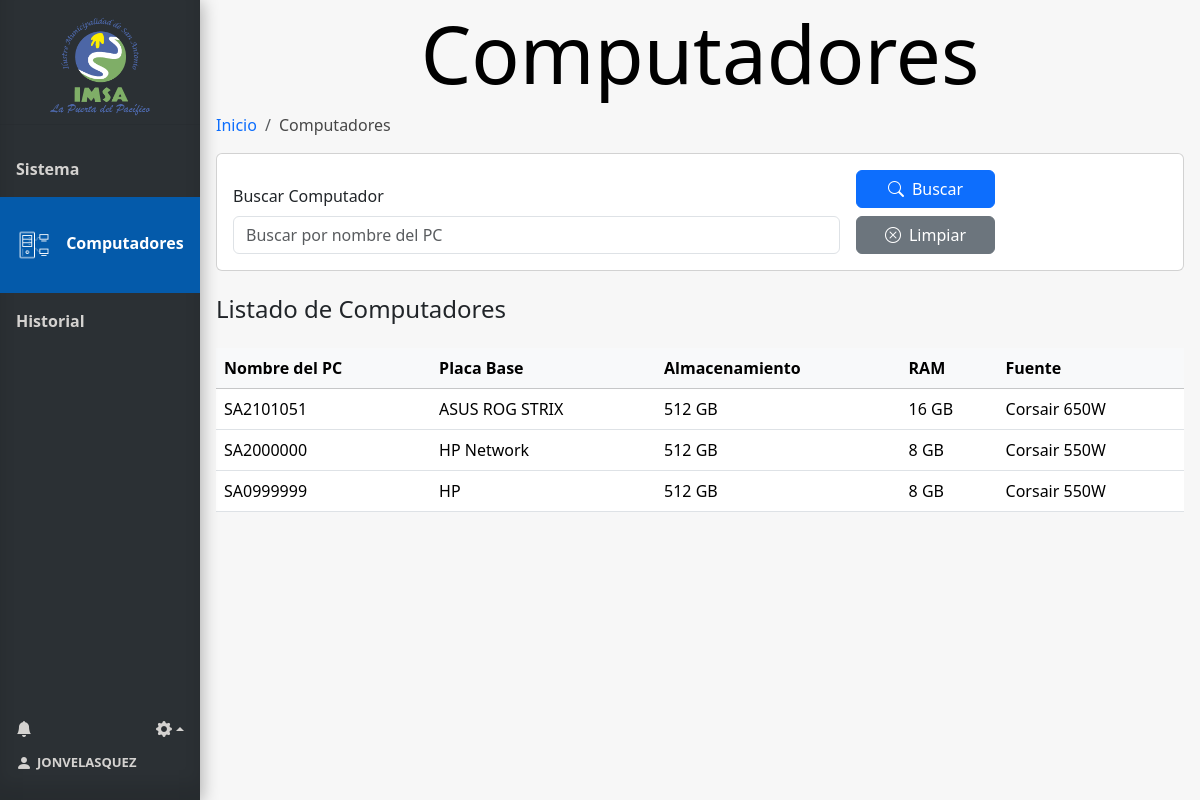
The app's page /computadores (signed in) with its own data.
### tables this page shows
CREATE TABLE Usuario (
    Id_usuario INTEGER PRIMARY KEY AUTOINCREMENT,
    Nombre_user VARCHAR(100),
    Email VARCHAR(100),
    Psw VARCHAR(100),
    id_tipo_usuario INTEGER,
    FOREIGN KEY (id_tipo_usuario) REFERENCES Tipo_usuario(id_tipo_usuario)
);

CREATE TABLE Pc (
    Id_pc INTEGER PRIMARY KEY AUTOINCREMENT,
    Nombre_pc VARCHAR(100),
    Placa VARCHAR(50),
    Almacenamiento INTEGER,  -- en GB
    Ram INTEGER,    -- en GB
    Fuente VARCHAR(100)
);

### app.py (the view)
@app.route('/computadores', methods=['GET'])
@login_required
def computadores():
    conn = get_db_connection()
    form = CrearComputadorForm()
    search_query = request.args.get('search', '')
    query = "SELECT * FROM Pc Where 1 = 1"
    params = []
    if search_query:
        query += ' AND Pc.Nombre_pc LIKE ?'
        params.extend(['%' + search_query + '%'])
    filtro_pcs = conn.execute(query, params).fetchall()
    conn.close()
    user=current_user
    num_notificaciones_totales = get_total_notifications(user.id)
    info_notificaciones = get_info_notifications(user.id)
    return render_template('computadores.html', form=form, filtro_pcs=filtro_pcs,  user=user, num_notificaciones_totales=num_notificaciones_totales, info_notificaciones=info_notificaciones)

### forms.py
class CrearComputadorForm(FlaskForm):
    nombre_computador = StringField('Nombre del Computador', validators=[DataRequired()])
    nombre_placa = StringField('Nombre de Placa', validators=[DataRequired()])
    disco = IntegerField('Total Almacenamiento (GB)', validators=[DataRequired()])
    ram = IntegerField('Total de Ram (GB)', validators=[DataRequired()])
    fuente = StringField('Fuente de Poder', validators=[DataRequired()])
    submit = SubmitField('Guardar')

### app.py (called while the page is built)
@login_manager.user_loader
def load_user(user_id):
    return Usuario.get_by_id(user_id)

def get_db_connection():
    conn = sqlite3.connect('database.db')
    conn.row_factory = sqlite3.Row
    return conn

def get_total_notifications(user_id):
    conn = get_db_connection()
    total_notifications = conn.execute(
        'SELECT COUNT(*) FROM Notificaciones WHERE id_usuario = ?  AND leido = false',
        (user_id,)
    ).fetchone()[0]
    conn.close()
    return total_notifications

def get_info_notifications(user_id):
    conn = get_db_connection()
    info_notifiaciones= conn.execute(
        'SELECT * FROM Notificaciones WHERE id_usuario = ? ORDER BY id_notificacion DESC LIMIT 8',
        (user_id,)
    ).fetchall()
    conn.close()
    return info_notifiaciones

### model.py (called while the page is built)
def get_db_connection():
    conn = sqlite3.connect('database.db')
    conn.row_factory = sqlite3.Row
    return conn

    @staticmethod
    def get_by_id(id_usuario):
        conn = get_db_connection()
        user_data = conn.execute('SELECT * FROM Usuario WHERE Id_usuario = ?', (id_usuario,)).fetchone()
        conn.close()
        if user_data:
            return Usuario(
                user_data['Id_usuario'],
                user_data['Nombre_user'],
                user_data['Email'],
                user_data['Psw'],
                user_data['id_tipo_usuario']
            )
        return None

### templates/computadores.html (shortened to what this page needs)
{% extends 'base.html' %}
{% block head %}
<link rel="stylesheet" href="{{ url_for('static', filename='css/style_computadores.css') }}">
{% endblock %}
{% block content %}
<h1 class="block-effect" style="--td:0.3s">
    <div class="block-reveal" style="--bc: #2b3034; --d: 0.5s">Computadores</div>
</h1>
{% block breadcrumb %}
<nav aria-label="breadcrumb">
    <ol class="breadcrumb">
        <li class="breadcrumb-item"><a href="{{ url_for('index') }}">Inicio</a></li>
        <li class="breadcrumb-item active" aria-current="page">Computadores</li>
    </ol>
</nav>
{% endblock %}
<div class="card mb-4">
    <div class="card-body">
        <form method="get" action="{{ url_for('computadores') }}" id="filtro-form" class="row g-3 align-items-end">
            <div class="col-md-8">
                <label for="search" class="form-label">Buscar Computador</label>
                <input id="search" class="form-control" type="search" name="search"
                    placeholder="Buscar por nombre del PC" aria-label="Search"
                    value="{{ request.args.get('search', '') }}">
            </div>
            <div class="col-md-2">
                <button class="btn btn-primary w-100" type="submit">
                    <i class="bi bi-search me-2"></i>Buscar
                </button>
                <a class="btn btn-secondary w-100 mt-2" type="button" href="{{ url_for('computadores') }}">
                    <i class="bi bi-x-circle me-2"></i>Limpiar
                </a>
            </div>
        </form>
    </div>
</div>
<div class="d-flex justify-content-between align-items-center mb-4">
    <h2 class="h4 mb-0">Listado de Computadores</h2>
</div>
{% if filtro_pcs %}
<div class="table-responsive">
    <table class="table table-hover">
        <thead class="table-light">
            <tr>
                <th>Nombre del PC</th>
                <th>Placa Base</th>
                <th>Almacenamiento</th>
                <th>RAM</th>
                <th>Fuente</th>
            </tr>
        </thead>
        <tbody>
            {% for row in filtro_pcs %}
            <tr>
                <td>{{ row['Nombre_pc'] }}</td>
                <td>{{ row['Placa'] }}</td>
                <td>{{ row['Almacenamiento'] }} GB</td>
                <td>{{ row['Ram'] }} GB</td>
                <td>{{ row['Fuente'] }}</td>
            </tr>
            {% endfor %}
        </tbody>
    </table>
</div>
{% else %}
<div class="alert alert-info" role="alert">
    <i class="bi bi-info-circle me-2"></i>No se encontraron registros de computadores.
</div>
{% endif %}
{% endblock %}

### templates/base.html (shortened to what this page needs)
<!doctype html>
<html lang="es">
<head>
  {% block head %} {% endblock %}
  <link rel="stylesheet" href="{{ url_for('static', filename='css/style_base.css') }}">
  <link href="https://cdn.jsdelivr.net/npm/bootstrap@5.3.3/dist/css/bootstrap.min.css" rel="stylesheet"
>
  <link href="https://cdn.jsdelivr.net/npm/bootstrap-icons/font/bootstrap-icons.css" rel="stylesheet">
</head>
<body>
  <div class="sidebar" style="display: flex; flex-direction: column; height: 100vh;">
    <div class="tituloMenu">
      <img src="{{ url_for('static', filename='img/logo.png') }}" alt="Logo-IMSA" width="100px">
    </div>
    <hr>
    <a href="{{ url_for('index') }}" class="slide_right {% if request.endpoint == 'index' %}active{% endif %}">
      <b id="menu-link">Sistema</b>
    </a>
    <a href="{{ url_for('computadores') }}"
      class="slide_right {% if request.endpoint == 'computadores' %}active{% endif %}">
      <img id="icon-computadores" class="menu-icon {% if request.endpoint == 'computadores' %}show{% endif %}"
        src="{{ url_for('static', filename='img/icon-computador.png') }}" alt="icon-Pc">
      <b id="menu-link">Computadores</b>
    </a>
    <a href="{{ url_for('historial') }}" class="slide_right {% if request.endpoint == 'historial' %}active{% endif %}">
      <b id="menu-link">Historial</b>
    </a>
    <div class="menuAbajo">
      <div class="ajuste_notificacion">
        <div class="notificacion">
          <a href="#" class="icon me-3" data-bs-toggle="modal" data-bs-target="#ModalNotifiaciones">
            <i class="bi bi-bell-fill position-relative">
            </i>
          </a>
        </div>
        <div class="ajustes btn-group dropup">
          <a href="" class="dropdown-toggle icon" data-bs-toggle="dropdown" aria-expanded="false">
            <i class="bi bi-gear-fill"></i></a>
        </div>
      </div>
      <div class="bodyCuenta">
        <a href="{{ url_for('cuenta') }}" id="cuenta">
          <i class="bi bi-person-fill" style="margin-right: 5px;"></i>
          <b style="font-size: small;"> {{ user.nombre_usuario}}</b>
        </a>
      </div>
    </div>
  </div>
  <div class="content">
    {% block content %}{% endblock %}
  </div>
</body>
</html>

### static/css/style_computadores.css (style rules this page uses)
div.content { height: 100vh; }

### static/css/style_base.css (style rules this page uses)
body { margin: 0; font-family: "Lato", sans-serif; height: 100vh; }
.content { background-color: #f7f7f7; }
*, *::before, *::after { margin: 0; padding: 0; }
.block-effect { font-size: calc(8px + 6vw); }
.block-reveal { --t: calc(var(--td) + var(--d)); color: transparent; padding: 4px; position: relative; overflow: hidden; animation: revealBlock 0s var(--t) forwards; }
.block-reveal::after { content: ''; width: 0%; height: 100%; padding-bottom: 4px; position: absolute; top: 0; left: 0; background: #FFF; animation: revealingIn var(--td) var(--d) forwards, revealingOut var(--td) var(--t) forwards; }
h1 { text-align: center; }
.tituloMenu { display: flex; flex-direction: column; margin-top: 10px; margin-bottom: 10px; align-items: center; height: 11%; }
.sidebar { margin: 0; padding: 0; width: 200px; background-color: #2b3034; position: fixed; height: 100%; overflow: auto; box-shadow: inset 0 -1em 1em rgba(0, 0, 0, 0.1), 0.1em 0.1em 1em rgba(0, 0, 0, 0.3); }
.sidebar>a { display: flex; align-items: center; color: #d4d2d0; padding: 16px; text-decoration: none; display: inline-block; cursor: pointer; box-shadow: inset 0 0 0 0 #00213e; -webkit-transition: ease-out 0.4s; -moz-transition: ease-out 0.4s; transition: ease-out 0.4s; }
.sidebar>a.active { background-color: #045aaa; color: white; padding-top: 15%; padding-bottom: 15%; }
div.content { margin-left: 200px; padding: 1px 16px; }
.menu-icon { display: none; width: 36px; margin-right: 10px; }
#menu-link { margin: 15px 0px 15px 0px; }
.sidebar a.active .menu-icon, .sidebar a:hover .menu-icon { display: inline-block; }
.menuAbajo { display: flex; margin-top: auto; color: #d4d2d0; padding: 16px 16px 25px 16px; flex-direction: column; }
.menuAbajo a { color: #d4d2d0; text-decoration: none; cursor: pointer; }
.bodyCuenta { width: 80%; display: flex; justify-content: start; align-content: center; }
#cuenta { display: flex; align-items: center; }
.ajuste_notificacion { display: flex; flex-direction: row; justify-content: space-between; align-items: center; width: 100%; margin-bottom: 10px; }
li a { text-decoration: none !important; }
.notificacion a { display: flex; flex-direction: row; }
.icon { transition-duration: 0.3s; -webkit-tap-highlight-color: rgba(0, 0, 0, 0); transform: translateZ(0); box-shadow: 0 0 1px rgba(0, 0, 0, 0); }
.breadcrumb-item.active { color: #474747 !important; }
#filtro-form { width: 100%; }

### records on screen
Usuario: nombre_usuario "JONVELASQUEZ"
Pc: Nombre_pc "SA2101051", Placa "ASUS ROG STRIX", Almacenamiento "512", Ram "16", Fuente "Corsair 650W"
Pc: Nombre_pc "SA2000000", Placa "HP Network", Almacenamiento "512", Ram "8", Fuente "Corsair 550W"
Pc: Nombre_pc "SA0999999", Placa "HP", Almacenamiento "512", Ram "8", Fuente "Corsair 550W"
